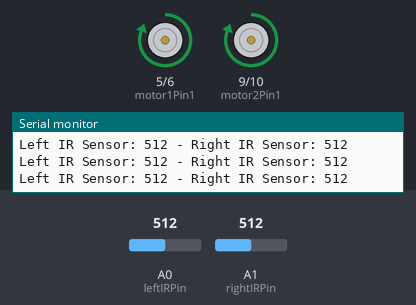
Bench run of a sketch on a simulated Arduino Uno, built with avr-gcc and run on an emulated ATmega328P. On the bench: motor-driver pin pairs drawn as motors (green arrow = first pin HIGH = forward, orange = second pin HIGH = backward, longer = more drive), the last lines printed to the serial monitor. The test bench sets the inputs (shaded band); at power-on: A0 (leftIRPin) = 512, A1 (rightIRPin) = 512.

Above: at 1.2 s.
1.3 s: A0 (leftIRPin) set to 0
At 1.7 s:
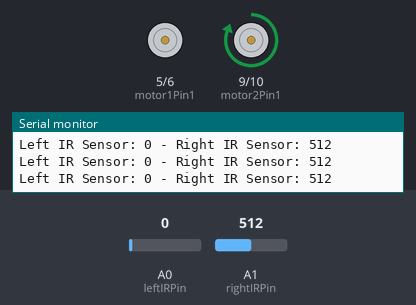
2.8 s: A1 (rightIRPin) set to 483
At 3.9 s:
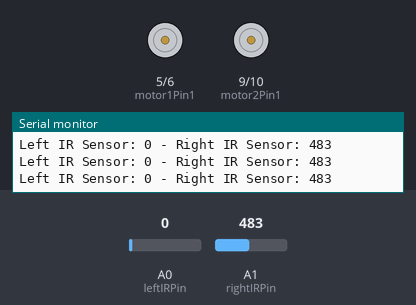
4.3 s: A0 (leftIRPin) set to 491
7.3 s: A0 (leftIRPin) set to 508
At 8.5 s:
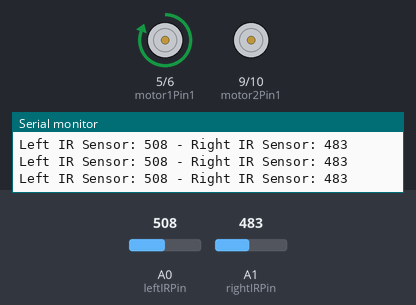
8.8 s: A0 (leftIRPin) set to 490
At 9.8 s:
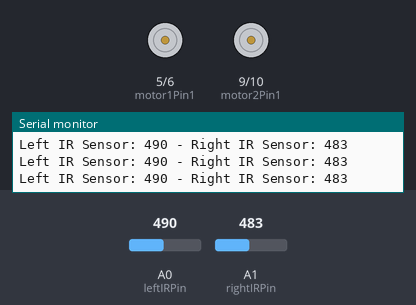
10.3 s: A0 (leftIRPin) set to 510
At 11.3 s:
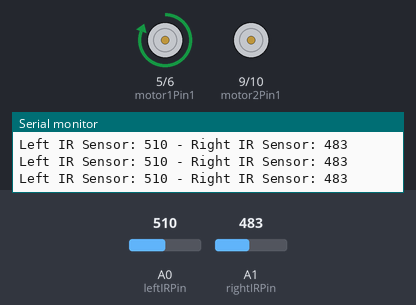
Timing chart, 0 to 13.3 s (numbered marks = the images above; inputs shaded):
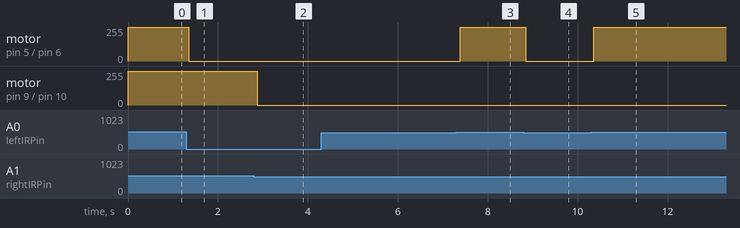

The sketch:

line_follower_A.ino
```cpp
// Define pin numbers for motor control
const int motor1Pin1 = 5;
const int motor1Pin2 = 6;
const int motor2Pin1 = 9;
const int motor2Pin2 = 10;

// Define pin numbers for IR sensors
const int leftIRPin = A0;
const int rightIRPin = A1;

// Thresholds for detecting black line
const int threshold = 500; // Adjust this value according to your sensor readings

void setup() {
  // Initialize motor control pins as outputs
  pinMode(motor1Pin1, OUTPUT);
  pinMode(motor1Pin2, OUTPUT);
  pinMode(motor2Pin1, OUTPUT);
  pinMode(motor2Pin2, OUTPUT);

  // Initialize serial communication
  Serial.begin(9600);
}

void loop() {
  int leftIRValue = analogRead(leftIRPin);
  int rightIRValue = analogRead(rightIRPin);

  // Print IR sensor values for debugging
  Serial.print("Left IR Sensor: ");
  Serial.print(leftIRValue);
  Serial.print(" - Right IR Sensor: ");
  Serial.println(rightIRValue);

  // Determine the direction based on sensor readings
  if (leftIRValue > threshold && rightIRValue > threshold) {
    // Both sensors are on the line - move forward
    moveForward();
  } else if (leftIRValue > threshold && rightIRValue < threshold) {
    // Left sensor on the line - turn right
    turnRight();
  } else if (leftIRValue < threshold && rightIRValue > threshold) {
    // Right sensor on the line - turn left
    turnLeft();
  } else {
    // Both sensors off the line - stop
    stopMoving();
  }
}

void moveForward() {
  digitalWrite(motor1Pin1, HIGH);
  digitalWrite(motor1Pin2, LOW);
  digitalWrite(motor2Pin1, HIGH);
  digitalWrite(motor2Pin2, LOW);
}

void turnLeft() {
  digitalWrite(motor1Pin1, LOW);
  digitalWrite(motor1Pin2, LOW);
  digitalWrite(motor2Pin1, HIGH);
  digitalWrite(motor2Pin2, LOW);
}

void turnRight() {
  digitalWrite(motor1Pin1, HIGH);
  digitalWrite(motor1Pin2, LOW);
  digitalWrite(motor2Pin1, LOW);
  digitalWrite(motor2Pin2, LOW);
}

void stopMoving() {
  digitalWrite(motor1Pin1, LOW);
  digitalWrite(motor1Pin2, LOW);
  digitalWrite(motor2Pin1, LOW);
  digitalWrite(motor2Pin2, LOW);
}
```

Measured:
- the behaviour switches between 501 and 500 on A1 (rightIRPin) (found by bisection; images 1 and 2)
- the behaviour switches between 500 and 501 on A0 (leftIRPin) (found by bisection; images 2 and 3)
- after the input at 1.3 s, motor on pin 5 (motor1Pin1) / pin 6 (motor1Pin2): forward 255/255 → stopped after 0.05 s
- after the input at 2.8 s, motor on pin 9 (motor2Pin1) / pin 10 (motor2Pin2): forward 255/255 → stopped after 0.08 s
- after the input at 7.3 s, motor on pin 5 (motor1Pin1) / pin 6 (motor1Pin2): stopped → forward 255/255 after 0.09 s
- after the input at 8.8 s, motor on pin 5 (motor1Pin1) / pin 6 (motor1Pin2): forward 255/255 → stopped after 0.05 s
- after the input at 10.3 s, motor on pin 5 (motor1Pin1) / pin 6 (motor1Pin2): stopped → forward 255/255 after 0.06 s
